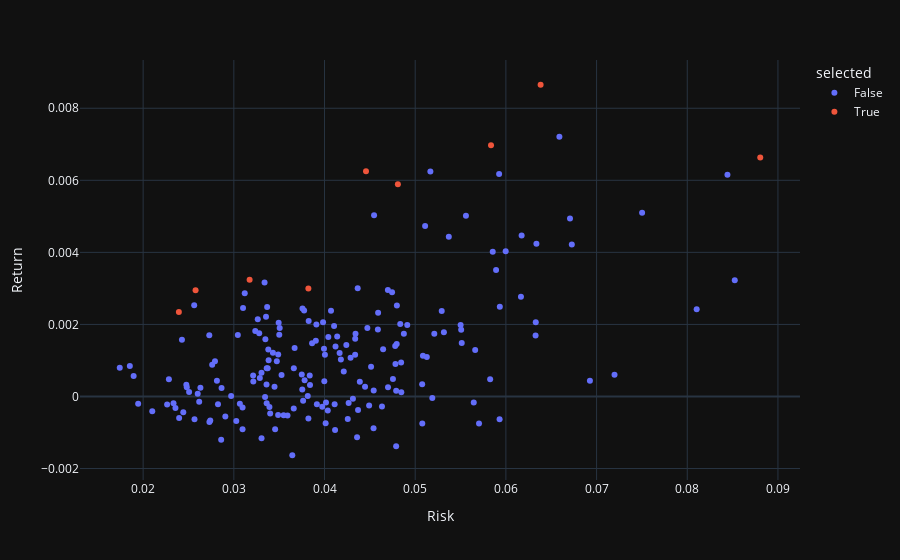

Notebook cell for this chart:
### Code cell
bdf = df[df.index.isin(best_stocks)]

px.scatter(
    df, 
    x='Risk', 
    y='Return', 
    hover_name='Stock', 
    # color='cluster', 
    template='plotly_dark',
    color='selected',
)

### Figure 1 — Plotly figure (JSON) as saved in the notebook; plotly's stock layout.template omitted (floating-point values rounded to 4 significant figures; data arrays with more than 128 entries replaced by an {"elided": "..."} marker saying what was removed)
{"data": [{"hovertemplate": "<b>%{hovertext}</b><br><br>selected=False<br>Risk=%{x}<br>Return=%{y}<extra></extra>", "hovertext": {"elided": "185 str values"}, "legendgroup": "False", "marker": {"color": "#636efa", "symbol": "circle"}, "mode": "markers", "name": "False", "orientation": "v", "showlegend": true, "type": "scatter", "x": {"elided": "185 float values"}, "xaxis": "x", "y": {"elided": "185 float values"}, "yaxis": "y"}, {"hovertemplate": "<b>%{hovertext}</b><br><br>selected=True<br>Risk=%{x}<br>Return=%{y}<extra></extra>", "hovertext": ["VALE3.SA", "USIM3.SA", "DEXP3.SA", "INEP3.SA", "KEPL3.SA", "TASA3.SA", "SLCE3.SA", "LWSA3.SA", "BLUT4.SA"], "legendgroup": "True", "marker": {"color": "#EF553B", "symbol": "circle"}, "mode": "markers", "name": "True", "orientation": "v", "showlegend": true, "type": "scatter", "x": [0.03174, 0.03822, 0.05836, 0.06383, 0.02394, 0.04457, 0.02578, 0.04809, 0.08805], "xaxis": "x", "y": [0.003242, 0.002996, 0.006971, 0.008652, 0.002346, 0.00625, 0.002949, 0.005891, 0.006635], "yaxis": "y"}], "layout": {"legend": {"title": {"text": "selected"}, "tracegroupgap": 0}, "margin": {"t": 60}, "xaxis": {"anchor": "y", "domain": [0, 1], "title": {"text": "Risk"}}, "yaxis": {"anchor": "x", "domain": [0, 1], "title": {"text": "Return"}}}}
